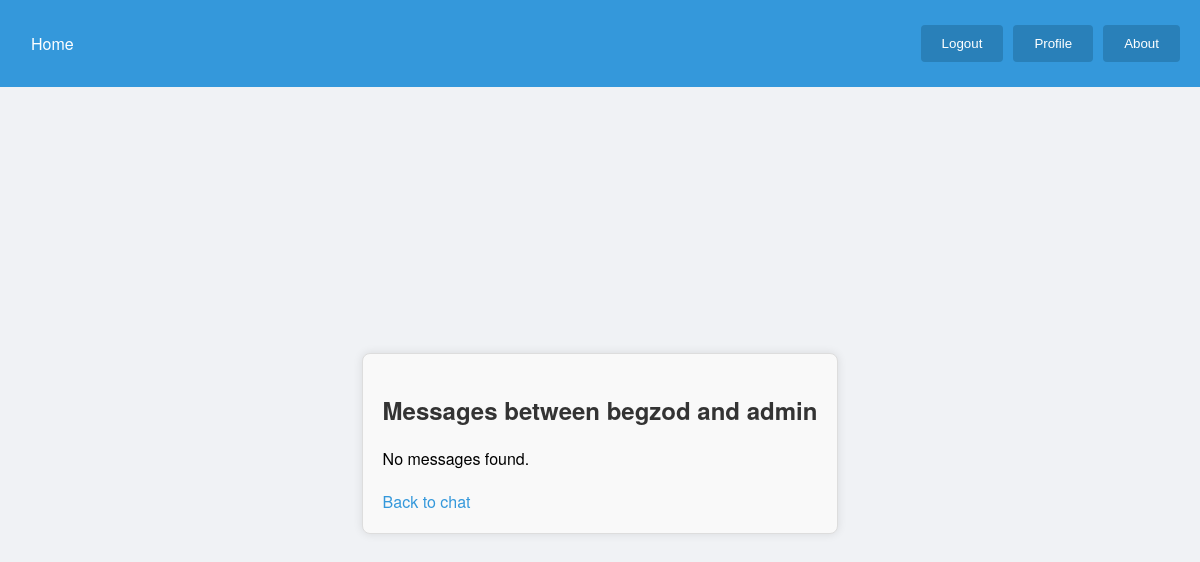
The page /message/2/user/ (signed in) on the database as committed earlier.
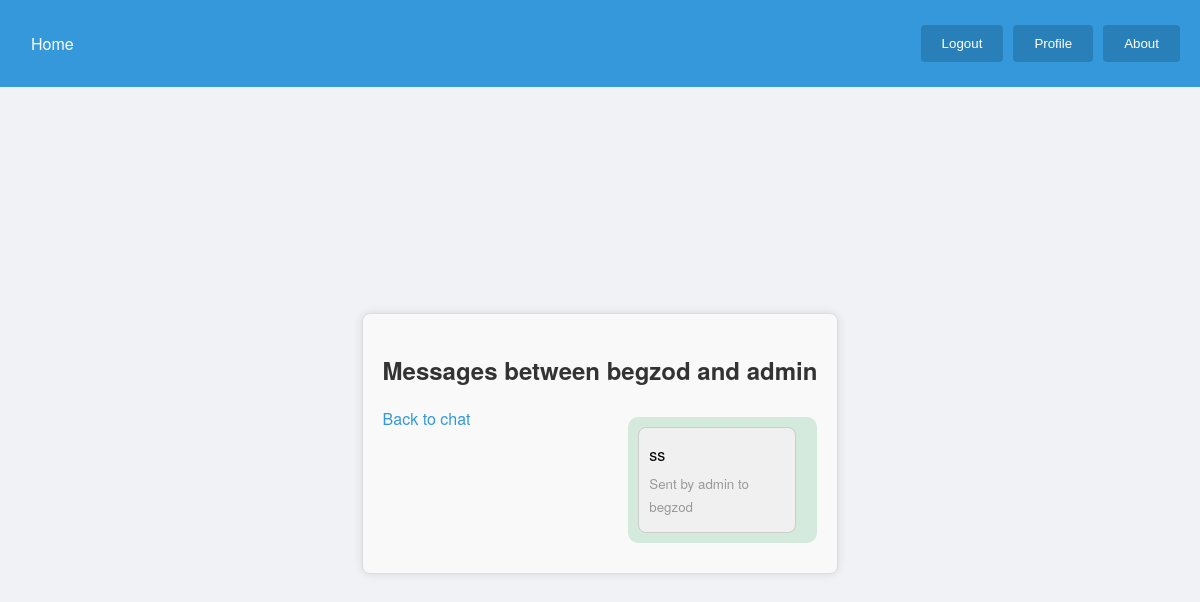
The same page on the database as committed later.
### users/models.py (models this page shows, shortened)
class CustomUser(AbstractUser):
    image = models.ImageField(upload_to='users_image/', blank=True, null=True, default='default_img/user_img.png')
    class Meta:
        db_table = 'custom_user'

### messageapp/models.py (models this page shows, shortened)
class UserMessage(models.Model):
    sender = models.ForeignKey(settings.AUTH_USER_MODEL, on_delete=models.CASCADE, related_name='message_sender')
    receiver = models.ForeignKey(settings.AUTH_USER_MODEL, on_delete=models.CASCADE, related_name='message_receiver')
    text = models.TextField(blank=True, null=True)
    created_at = models.DateTimeField(auto_now_add=True)

### messageapp/views.py (the view, shortened to what this page needs)
# urls.py: path('message/<int:pk>/user/', UserMessages.as_view(), name='user_messages'),
class UserMessages(View):
    def get(self, request, pk):
        user = get_object_or_404(CustomUser, id=pk)  # Kullanıcıyı al veya 404 hatası döndür
        messages = UserMessage.objects.filter(  # Kullanıcı mesajlarını filtrele
            (Q(sender=request.user) & Q(receiver=user)) | (Q(sender=user) & Q(receiver=request.user))  # Şartları uygula
        ).order_by('created_at')  # Oluşturulma zamanına göre sırala
        form = MessageForm()  # Mesaj formu oluştur
        return render(request, 'user_messages.html', {'messages': messages, 'user': user, 'form': form})  # 'user_messages.html' şablonunu kullanarak mesajları ve formu render et

### messageapp/templates/user_messages.html (shortened to what this page needs)
{% extends 'base.html' %}
{% block content %}
<div class="container">
        <h2>Messages between {{ user.username }} and {{ request.user.username }}</h2>
        <ul class="messages-list">
            {% for message in messages %}
                <li class="message {% if message.sender == request.user %}sent{% else %}received{% endif %}">
                    <div class="message-content">
                        <p>{{ message.text }}</p>
                        <p class="message-meta">
                            <small>Sent by {{ message.sender.username }} to {{ message.receiver.username }}</small>
                        </p>
                    </div>
                </li>
            {% empty %}
                <li>No messages found.</li>
            {% endfor %}
        </ul>
        <a href="{% url 'user' pk=user.id %}" class="new-message-link">Back to chat</a>
    </div>
{% endblock %}

### templates/base.html (shortened to what this page needs)
<!DOCTYPE html>
<html lang="en">
<head>
    <link rel="stylesheet" href="https://cdnjs.cloudflare.com/ajax/libs/font-awesome/5.15.4/css/all.min.css">
    <link rel="stylesheet" href="https://cdnjs.cloudflare.com/ajax/libs/font-awesome/6.0.0-beta3/css/all.min.css">
</head>
<body>
    <header>
        <nav class="navbar">
            <ul>
                <li><a href="{% url 'home' %}" class="nav-link">Home</a></li>
            </ul>
        </nav>
        <div class="auth-buttons-container">
            {% if user.is_authenticated %}
                <a href="{% url 'users:logout' %}"><button class="auth-buttons">Logout</button></a>
                <a href="{% url 'users:profile' %}"><button class="auth-buttons">Profile</button></a>
                <a href="{% url 'about-site' %}">
                    <button class="auth-buttons">About</button>
</a>            {% else %}
                <div class="auth-buttons-container">
                    <a href="{% url 'users:register' %}"><button class="auth-buttons">Register</button></a>
                    <a href="{% url 'users:login' %}"><button class="auth-buttons">Login</button></a>
                </div>
            {% endif %}
        </div>
    </header>
    <main>
        {% block content %}
        {% endblock %}
    </main>
</body>
</html>

### templates/base.html (style rules this page uses)
body { font-family: 'Helvetica Neue', Arial, sans-serif; background-color: #f0f2f5; display: flex; flex-direction: column; min-height: 100vh; margin: 0; }
header { background: #3498db; padding: 10px 20px; color: white; display: flex; align-items: center; }
nav ul { list-style-type: none; padding: 0; display: flex; justify-content: flex-start; align-items: center; }
nav ul li { margin-right: 10px; }
nav ul li a { color: white; text-decoration: none; padding: 5px 10px; border-radius: 4px; transition: background-color 0.3s; display: inline-block; border: 1px solid transparent; }
.auth-buttons-container { margin-left: auto; display: flex; align-items: center; }
.auth-buttons { background: #2980b9; border: 1px solid transparent; border-radius: 4px; color: white; padding: 10px 20px; cursor: pointer; transition: background-color 0.3s; margin-left: 10px; text-decoration: none; display: inline-block; }
main { flex: 1; display: flex; justify-content: center; align-items: center; padding: 20px; }

### messageapp/templates/user_messages.html (style rules this page uses)
.container { max-width: 800px; margin: 20px auto; padding: 20px; background-color: #f9f9f9; border: 1px solid #ddd; border-radius: 8px; box-shadow: 0 0 10px rgba(0, 0, 0, 0.1); }
h2 { font-size: 24px; color: #333; margin-bottom: 20px; }
.messages-list { list-style-type: none; padding: 0; }
.message { margin: 10px 0; padding: 10px; border-radius: 10px; clear: both; }
.message-content { max-width: 80%; padding: 10px; border-radius: 8px; background-color: #f0f0f0; border: 1px solid #ccc; }
.message p { margin: 5px 0; }
.message-meta { margin-top: 5px; color: #999; }
.message.sent { float: right; clear: both; background-color: #d3eadd; }
.new-message-link { display: block; margin-top: 20px; color: #3498db; text-decoration: none; transition: color 0.3s; }

Rows that differ between the two databases and show on the page:
added UserMessage: text "ss", sender.username "admin", receiver.username "begzod"
Other text that changed with them:
text no longer shown: "No messages found."
